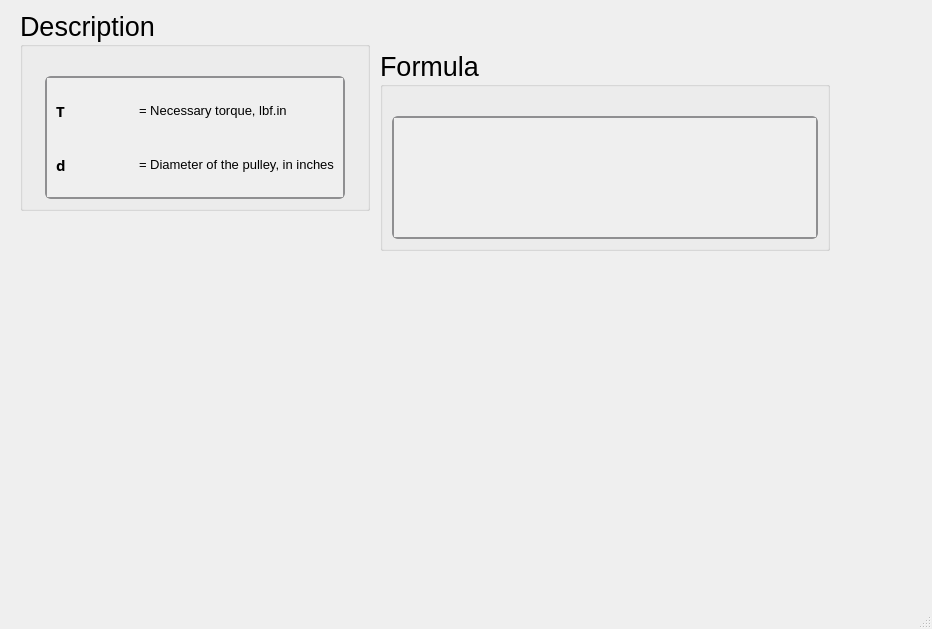
<?xml version="1.0" encoding="UTF-8"?>
<ui version="4.0">
 <class>MainWindow</class>
 <widget class="QMainWindow" name="MainWindow">
  <property name="geometry">
   <rect>
    <x>0</x>
    <y>0</y>
    <width>932</width>
    <height>629</height>
   </rect>
  </property>
  <property name="windowTitle">
   <string>MainWindow</string>
  </property>
  <widget class="QWidget" name="centralwidget">
   <widget class="QGroupBox" name="groupBox_123">
    <property name="geometry">
     <rect>
      <x>20</x>
      <y>10</y>
      <width>350</width>
      <height>201</height>
     </rect>
    </property>
    <property name="sizePolicy">
     <sizepolicy hsizetype="Minimum" vsizetype="Minimum">
      <horstretch>0</horstretch>
      <verstretch>0</verstretch>
     </sizepolicy>
    </property>
    <property name="minimumSize">
     <size>
      <width>350</width>
      <height>0</height>
     </size>
    </property>
    <property name="maximumSize">
     <size>
      <width>350</width>
      <height>241</height>
     </size>
    </property>
    <property name="font">
     <font>
      <family>Segoe UI</family>
      <pointsize>20</pointsize>
      <weight>50</weight>
      <italic>false</italic>
      <bold>false</bold>
     </font>
    </property>
    <property name="title">
     <string>Description</string>
    </property>
    <layout class="QGridLayout" name="gridLayout_252">
     <item row="0" column="0">
      <spacer name="verticalSpacer_123">
       <property name="orientation">
        <enum>Qt::Vertical</enum>
       </property>
       <property name="sizeType">
        <enum>QSizePolicy::Fixed</enum>
       </property>
       <property name="sizeHint" stdset="0">
        <size>
         <width>20</width>
         <height>20</height>
        </size>
       </property>
      </spacer>
     </item>
     <item row="1" column="0">
      <widget class="QScrollArea" name="scrollArea_41">
       <property name="sizePolicy">
        <sizepolicy hsizetype="Minimum" vsizetype="Minimum">
         <horstretch>0</horstretch>
         <verstretch>0</verstretch>
        </sizepolicy>
       </property>
       <property name="maximumSize">
        <size>
         <width>300</width>
         <height>361</height>
        </size>
       </property>
       <property name="font">
        <font>
         <family>Segoe UI</family>
         <pointsize>15</pointsize>
         <weight>50</weight>
         <italic>false</italic>
         <bold>false</bold>
        </font>
       </property>
       <property name="styleSheet">
        <string notr="true">QScrollArea {
    background: qlineargradient(x1:0, y1:0, x2:0, y2:1,
                               stop:0 #f6f7fa, stop:1 #dadbde);
    border: 2px solid #8f8f91;
    border-radius: 6px;
}

QScrollArea QScrollBar:vertical, QScrollArea QScrollBar:horizontal {
    background: qlineargradient(x1:0, y1:0, x2:0, y2:1,
                               stop:0 #f6f7fa, stop:1 #dadbde);
    border: 2px solid #8f8f91;
    border-radius: 6px;
    width: 14px;
    height: 14px;
    margin: 2px 0 2px 0;
}

/* Completely remove the bottom button of the vertical scrollbar */
QScrollArea QScrollBar::add-line:vertical {
    height: 0px;
    width: 0px;
    border: none;
    background: none;
    margin: 0px;
    padding: 0px;
}

QScrollArea QScrollBar::handle:vertical, QScrollArea QScrollBar::handle:horizontal {
    background: qlineargradient(x1:0, y1:0, x2:0, y2:1,
                               stop:0 #8f8f91, stop:1 #6f6f71);
    min-height: 20px;
    border-radius: 6px;
    border: 1px solid #6f6f71;
}

QScrollArea QScrollBar::handle:vertical:hover, QScrollArea QScrollBar::handle:horizontal:hover {
    background: qlineargradient(x1:0, y1:0, x2:0, y2:1,
                               stop:0 #6f6f71, stop:1 #4f4f51);
    border: 1px solid #4f4f51;
}

QScrollArea QScrollBar::sub-line:vertical, QScrollArea QScrollBar::add-line:horizontal, QScrollArea QScrollBar::sub-line:horizontal {
    background: #8f8f91;
    border: none;
    border-radius: 3px;
    height: 14px;
    width: 14px;
    subcontrol-origin: margin;
}

QScrollArea QScrollBar::sub-line:vertical:hover, QScrollArea QScrollBar::add-line:horizontal:hover, QScrollArea QScrollBar::sub-line:horizontal:hover {
    background: #6f6f71;
}

QScrollArea QScrollBar::add-page:vertical, QScrollArea QScrollBar::sub-page:vertical,
QScrollArea QScrollBar::add-page:horizontal, QScrollArea QScrollBar::sub-page:horizontal {
    background: transparent;
}
</string>
       </property>
       <property name="verticalScrollBarPolicy">
        <enum>Qt::ScrollBarAsNeeded</enum>
       </property>
       <property name="horizontalScrollBarPolicy">
        <enum>Qt::ScrollBarAsNeeded</enum>
       </property>
       <property name="widgetResizable">
        <bool>true</bool>
       </property>
       <widget class="QWidget" name="scrollAreaWidgetContents_41">
        <property name="geometry">
         <rect>
          <x>0</x>
          <y>0</y>
          <width>296</width>
          <height>107</height>
         </rect>
        </property>
        <layout class="QGridLayout" name="gridLayout_112">
         <item row="0" column="1">
          <widget class="QLabel" name="htext_486">
           <property name="font">
            <font>
             <family>MS Shell Dlg 2</family>
             <pointsize>10</pointsize>
            </font>
           </property>
           <property name="text">
            <string>&lt;html&gt;&lt;head/&gt;&lt;body&gt;&lt;p align=&quot;justify&quot;&gt;= Necessary torque, lbf.in&lt;/p&gt;&lt;/body&gt;&lt;/html&gt;</string>
           </property>
          </widget>
         </item>
         <item row="1" column="0">
          <widget class="QLabel" name="label_82">
           <property name="font">
            <font>
             <family>Segoe UI Variable Small Semibol</family>
             <pointsize>11</pointsize>
             <weight>75</weight>
             <bold>true</bold>
            </font>
           </property>
           <property name="text">
            <string>d</string>
           </property>
          </widget>
         </item>
         <item row="0" column="0">
          <widget class="QLabel" name="label_83">
           <property name="font">
            <font>
             <family>Segoe UI Variable Text Semibold</family>
             <pointsize>11</pointsize>
             <weight>75</weight>
             <bold>true</bold>
            </font>
           </property>
           <property name="text">
            <string>&lt;html&gt;&lt;head/&gt;&lt;body&gt;&lt;p&gt;T&lt;/p&gt;&lt;/body&gt;&lt;/html&gt;</string>
           </property>
          </widget>
         </item>
         <item row="1" column="1">
          <widget class="QLabel" name="htext_487">
           <property name="font">
            <font>
             <pointsize>10</pointsize>
            </font>
           </property>
           <property name="text">
            <string>&lt;html&gt;&lt;head/&gt;&lt;body&gt;&lt;p&gt;= Diameter of the pulley, in inches&lt;/p&gt;&lt;/body&gt;&lt;/html&gt;</string>
           </property>
          </widget>
         </item>
        </layout>
       </widget>
      </widget>
     </item>
    </layout>
   </widget>
   <widget class="QGroupBox" name="groupBox_124">
    <property name="geometry">
     <rect>
      <x>380</x>
      <y>50</y>
      <width>450</width>
      <height>201</height>
     </rect>
    </property>
    <property name="sizePolicy">
     <sizepolicy hsizetype="Minimum" vsizetype="Minimum">
      <horstretch>0</horstretch>
      <verstretch>0</verstretch>
     </sizepolicy>
    </property>
    <property name="minimumSize">
     <size>
      <width>450</width>
      <height>0</height>
     </size>
    </property>
    <property name="maximumSize">
     <size>
      <width>450</width>
      <height>241</height>
     </size>
    </property>
    <property name="font">
     <font>
      <family>Segoe UI</family>
      <pointsize>20</pointsize>
      <weight>50</weight>
      <italic>false</italic>
      <bold>false</bold>
     </font>
    </property>
    <property name="title">
     <string>Formula</string>
    </property>
    <layout class="QGridLayout" name="gridLayout_253">
     <item row="1" column="0">
      <widget class="QScrollArea" name="scrollArea_42">
       <property name="sizePolicy">
        <sizepolicy hsizetype="Minimum" vsizetype="Minimum">
         <horstretch>0</horstretch>
         <verstretch>0</verstretch>
        </sizepolicy>
       </property>
       <property name="font">
        <font>
         <family>Segoe UI</family>
         <pointsize>15</pointsize>
         <weight>50</weight>
         <italic>false</italic>
         <bold>false</bold>
        </font>
       </property>
       <property name="styleSheet">
        <string notr="true">QScrollArea {
    background: qlineargradient(x1:0, y1:0, x2:0, y2:1,
                               stop:0 #f6f7fa, stop:1 #dadbde);
    border: 2px solid #8f8f91;
    border-radius: 6px;
}

QScrollArea QScrollBar:vertical, QScrollArea QScrollBar:horizontal {
    background: qlineargradient(x1:0, y1:0, x2:0, y2:1,
                               stop:0 #f6f7fa, stop:1 #dadbde);
    border: 2px solid #8f8f91;
    border-radius: 6px;
    width: 14px;
    height: 14px;
    margin: 2px 0 2px 0;
}

/* Completely remove the bottom button of the vertical scrollbar */
QScrollArea QScrollBar::add-line:vertical {
    height: 0px;
    width: 0px;
    border: none;
    background: none;
    margin: 0px;
    padding: 0px;
}

QScrollArea QScrollBar::handle:vertical, QScrollArea QScrollBar::handle:horizontal {
    background: qlineargradient(x1:0, y1:0, x2:0, y2:1,
                               stop:0 #8f8f91, stop:1 #6f6f71);
    min-height: 20px;
    border-radius: 6px;
    border: 1px solid #6f6f71;
}

QScrollArea QScrollBar::handle:vertical:hover, QScrollArea QScrollBar::handle:horizontal:hover {
    background: qlineargradient(x1:0, y1:0, x2:0, y2:1,
                               stop:0 #6f6f71, stop:1 #4f4f51);
    border: 1px solid #4f4f51;
}

QScrollArea QScrollBar::sub-line:vertical, QScrollArea QScrollBar::add-line:horizontal, QScrollArea QScrollBar::sub-line:horizontal {
    background: #8f8f91;
    border: none;
    border-radius: 3px;
    height: 14px;
    width: 14px;
    subcontrol-origin: margin;
}

QScrollArea QScrollBar::sub-line:vertical:hover, QScrollArea QScrollBar::add-line:horizontal:hover, QScrollArea QScrollBar::sub-line:horizontal:hover {
    background: #6f6f71;
}

QScrollArea QScrollBar::add-page:vertical, QScrollArea QScrollBar::sub-page:vertical,
QScrollArea QScrollBar::add-page:horizontal, QScrollArea QScrollBar::sub-page:horizontal {
    background: transparent;
}
</string>
       </property>
       <property name="verticalScrollBarPolicy">
        <enum>Qt::ScrollBarAsNeeded</enum>
       </property>
       <property name="widgetResizable">
        <bool>true</bool>
       </property>
       <widget class="QWidget" name="scrollAreaWidgetContents_42">
        <property name="geometry">
         <rect>
          <x>0</x>
          <y>0</y>
          <width>422</width>
          <height>107</height>
         </rect>
        </property>
        <layout class="QGridLayout" name="gridLayout_254">
         <item row="0" column="0">
          <widget class="QLabel" name="htext_481">
           <property name="font">
            <font>
             <family>MS Shell Dlg 2</family>
             <pointsize>11</pointsize>
             <weight>50</weight>
             <italic>false</italic>
             <bold>false</bold>
            </font>
           </property>
           <property name="text">
            <string>&lt;html&gt;&lt;head/&gt;&lt;body&gt;&lt;p&gt;&lt;img src=&quot;:/desc/images/deltaf.png&quot;/&gt;&lt;/p&gt;&lt;/body&gt;&lt;/html&gt;</string>
           </property>
           <property name="scaledContents">
            <bool>true</bool>
           </property>
          </widget>
         </item>
        </layout>
       </widget>
      </widget>
     </item>
     <item row="0" column="0">
      <spacer name="verticalSpacer_124">
       <property name="orientation">
        <enum>Qt::Vertical</enum>
       </property>
       <property name="sizeType">
        <enum>QSizePolicy::Fixed</enum>
       </property>
       <property name="sizeHint" stdset="0">
        <size>
         <width>20</width>
         <height>20</height>
        </size>
       </property>
      </spacer>
     </item>
    </layout>
   </widget>
  </widget>
  <widget class="QMenuBar" name="menubar">
   <property name="geometry">
    <rect>
     <x>0</x>
     <y>0</y>
     <width>932</width>
     <height>24</height>
    </rect>
   </property>
  </widget>
  <widget class="QStatusBar" name="statusbar"/>
 </widget>
 <resources/>
 <connections/>
</ui>
